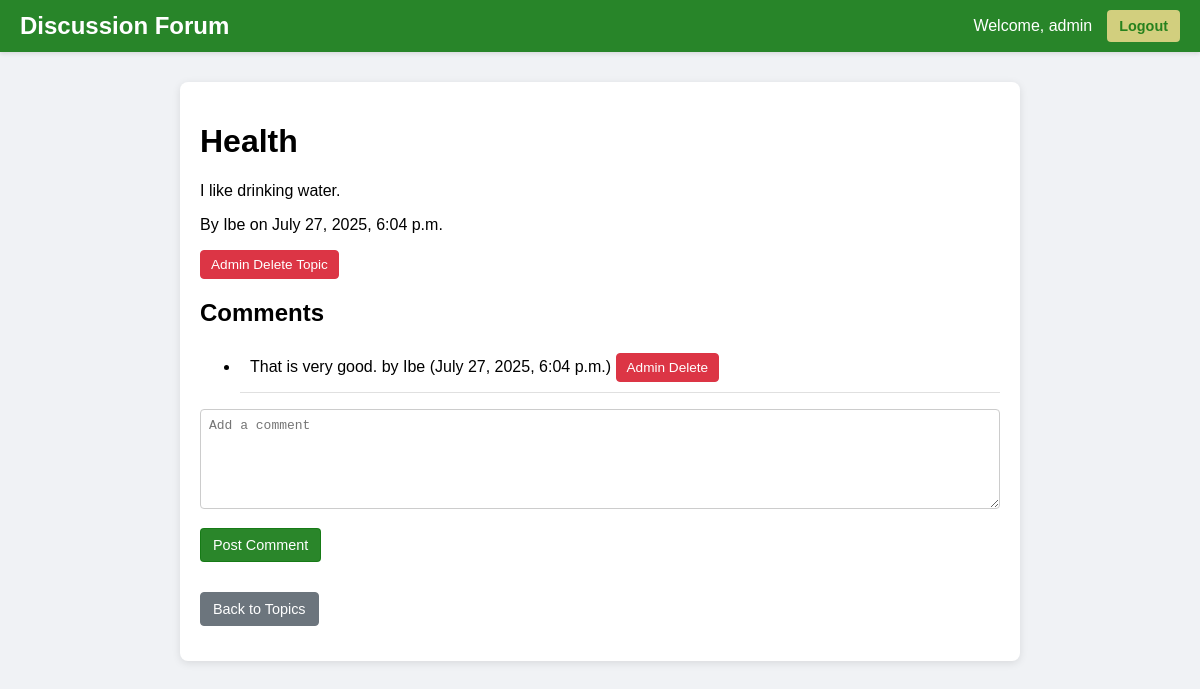
The app's page /topic/7/ (signed in) with its own data.
### discussion/models.py (models this page shows, shortened)
class Topic(models.Model):
    title = models.CharField(max_length=200)
    content = models.TextField()
    category = models.CharField(max_length=50, default='General')
    creator = models.ForeignKey(User, on_delete=models.CASCADE)
    creation_date = models.DateTimeField(auto_now_add=True)

class Comment(models.Model):
    content = models.TextField()
    author = models.ForeignKey(User, on_delete=models.CASCADE)
    topic = models.ForeignKey(Topic, on_delete=models.CASCADE)
    timestamp = models.DateTimeField(auto_now_add=True)

### discussion/views.py (the view)
# urls.py: path('topic/<int:pk>/', views.topic_detail, name='topic_detail'),
@login_required
def topic_detail(request, pk):
    topic = get_object_or_404(Topic, pk=pk)
    comments = Comment.objects.filter(topic=topic)
    if request.method == 'POST':
        content = request.POST.get('content')
        Comment.objects.create(content=content, author=request.user, topic=topic)
        return redirect('topic_detail', pk=pk)
    return render(request, 'discussion/topic_detail.html', {'topic': topic, 'comments': comments})

### discussion/templates/discussion/topic_detail.html (shortened to what this page needs)
<!DOCTYPE html>
<html lang="en">
<head>
    {% load static %}
    <link href="{% static 'discussion/style.css' %}" rel="stylesheet">
</head>
<body>
    <nav class="navbar">
        <div class="navbar-container">
            <a class="navbar-brand" href="{% url 'topic_list' %}">Discussion Forum</a>
            <div class="navbar-nav">
                {% if user.is_authenticated %}
                    <span class="nav-text">Welcome, {{ user.username }}</span>
                    <form method="post" action="{% url 'logout' %}">
                        <button type="submit" class="nav-button">Logout</button>
                    </form>
                {% else %}
                    <a href="{% url 'login' %}">Login</a>
                    <a href="{% url 'register' %}">Register</a>
                {% endif %}
            </div>
        </div>
    </nav>
    <div class="content-container">
        <h1>{{ topic.title }}</h1>
        <p>{{ topic.content }}</p>
        <p>By {{ topic.creator }} on {{ topic.creation_date }}</p>
        {% if user.is_staff %}
            <form method="post" action="{% url 'delete_topic' topic.pk %}" style="display:inline;">
                <button type="submit" class="btn btn-small btn-danger">Admin Delete Topic</button>
            </form>
        {% endif %}
        <h2 class="form-group">Comments</h2>
        <ul class="list-unstyled">
            {% for comment in comments %}
                <li class="comment-item">
                    {{ comment.content }} by {{ comment.author }} ({{ comment.timestamp }})
                    {% if user.is_staff %}
                        <form method="post" action="{% url 'delete_comment' comment.pk %}" style="display:inline;">
                            <button type="submit" class="btn btn-small btn-danger">Admin Delete</button>
                        </form>
                    {% endif %}
                </li>
            {% endfor %}
        </ul>
        {% if user.is_authenticated %}
            <form method="post" class="form-group">
                <div class="form-group">
                    <textarea name="content" placeholder="Add a comment" required></textarea>
                </div>
                <button type="submit" class="btn btn-primary">Post Comment</button>
            </form>
        {% else %}
            <p class="form-group"><a href="{% url 'login' %}" class="btn btn-secondary">Login to comment</a></p>
        {% endif %}
        <p class="form-group"><a href="{% url 'topic_list' %}" class="btn btn-secondary">Back to Topics</a></p>
    </div>
</body>
</html>

### discussion/static/discussion/style.css (style rules this page uses)
body { font-family: Arial, sans-serif; background-color: #f0f2f5; margin: 0; padding: 0; }
.navbar { background-color: rgba(19, 121, 19, 0.9); padding: 10px 20px; box-shadow: 0 2px 4px rgba(0, 0, 0, 0.1); }
.navbar-container { max-width: 1200px; margin: 0 auto; display: flex; justify-content: space-between; align-items: center; }
.navbar-brand { color: #fff; font-size: 1.5em; font-weight: bold; text-decoration: none; }
.navbar-nav { display: flex; align-items: center; gap: 15px; }
.navbar-nav a, .navbar-nav .nav-text { color: #fff; text-decoration: none; font-size: 1em; }
.navbar-nav form { display: inline; }
.nav-button { background-color: #555; color: #fff; border: none; padding: 8px 12px; border-radius: 4px; cursor: pointer; font-size: 0.9em; }
.content-container { max-width: 800px; margin: 30px auto; padding: 20px; background-color: #fff; border-radius: 8px; box-shadow: 0 2px 8px rgba(0, 0, 0, 0.1); }
.form-group { margin-bottom: 15px; }
.form-group input, .form-group textarea { width: 100%; padding: 8px; border: 1px solid #ccc; border-radius: 4px; font-size: 1em; box-sizing: border-box; }
.form-group textarea { resize: vertical; min-height: 100px; }
.btn { display: inline-block; padding: 8px 12px; border-radius: 4px; text-decoration: none; font-size: 0.9em; cursor: pointer; margin-right: 8px; }
.btn-primary { background-color: rgba(19, 121, 19, 0.9); color: #fff; border: 1px solid rgba(19, 121, 19, 0.9); }
.btn-danger { background-color: #dc3545; color: #fff; border: 1px solid #dc3545; }
.btn-secondary { background-color: #6c757d; color: #fff; border: 1px solid #6c757d; }
.btn-small { padding: 6px 10px; font-size: 0.85em; }
.btn.btn-secondary { margin-top: 1em; }
.nav-button { background-color: rgba(229, 215, 136, 0.9); color: rgba(19, 121, 19, 0.9); font-weight: bold; }
.topic-item, .comment-item { padding: 10px; margin-bottom: 10px; border-bottom: 1px solid #e0e0e0; }

### records on screen
Topic: title "Health", content "I like drinking water.", creator "Ibe", creation_date "July 27, 2025, 6:04 p.m."
Comment: content "That is very good.", author "Ibe", timestamp "July 27, 2025, 6:04 p.m."

### other values on screen
{{ user.username }} "admin"
